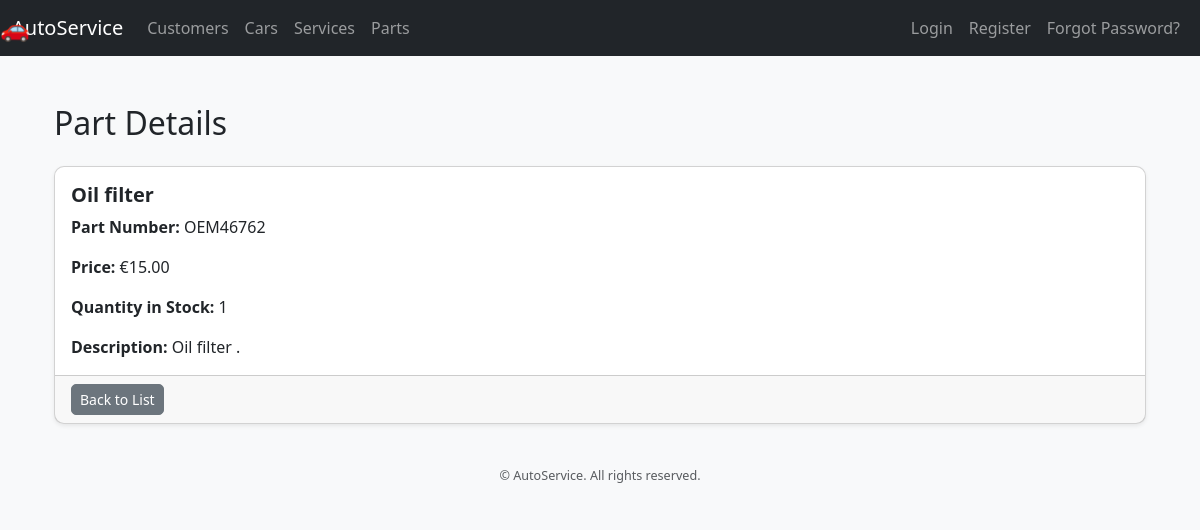
The page /finalapp/parts/1/ on the database its author committed.
### finalapp/models.py (models this page shows, shortened)
class Part(models.Model):
    name = models.CharField(max_length=100)
    part_number = models.CharField(max_length=50, unique=True)
    description = models.TextField(blank=True, null=True)
    quantity_in_stock = models.PositiveIntegerField(default=0)
    unit_price = models.DecimalField(max_digits=10, decimal_places=2)

### finalapp/views.py (the view)
# urls.py: path("parts/<int:pk>/", views.PartDetailView.as_view(), name="part_detail"),
class PartDetailView(DetailView):
    model = Part
    template_name = "parts/part_detail.html"
    context_object_name = "part"
    login_url = "/accounts/login/"  # or your custom login route
    redirect_field_name = "next"

### finalapp/templates/parts/part_detail.html (shortened to what this page needs)
{% extends "base.html" %}
{% load static %}
{% block content %}
<div class="container mt-5">
  <h2 class="mb-4">Part Details</h2>
  <div class="card shadow-sm">
    <div class="card-body">
      <h5 class="card-title">{{ part.name }}</h5>
      <p class="card-text"><strong>Part Number:</strong> {{ part.part_number }}</p>
      <p class="card-text"><strong>Price:</strong> €{{ part.unit_price }}</p>
      <p class="card-text"><strong>Quantity in Stock:</strong> {{ part.quantity_in_stock }}</p>
      {% if part.description %}
        <p class="card-text"><strong>Description:</strong> {{ part.description }}</p>
      {% endif %}
    </div>
    <div class="card-footer d-flex justify-content-between">
      <a href="{% url 'part_list' %}" class="btn btn-secondary btn-sm">Back to List</a>
    </div>
  </div>
</div>
{% endblock %}

### finalapp/static/finalapp/css/style.css (style rules this page uses)
body { font-family: 'Segoe UI', Tahoma, Geneva, Verdana, sans-serif; background-color: #f8f9fa; margin: 0; padding: 0; }
a { text-decoration: none; }
.card { box-shadow: 0 2px 5px rgba(0,0,0,0.1); border-radius: 10px; }
.card h5 { font-weight: 600; }
.btn { border-radius: 5px; transition: all 0.2s ease; }

### rows shown on the page
Part: name "Oil filter", part_number "OEM46762", unit_price "15.00", quantity_in_stock "1", description "Oil filter ."
